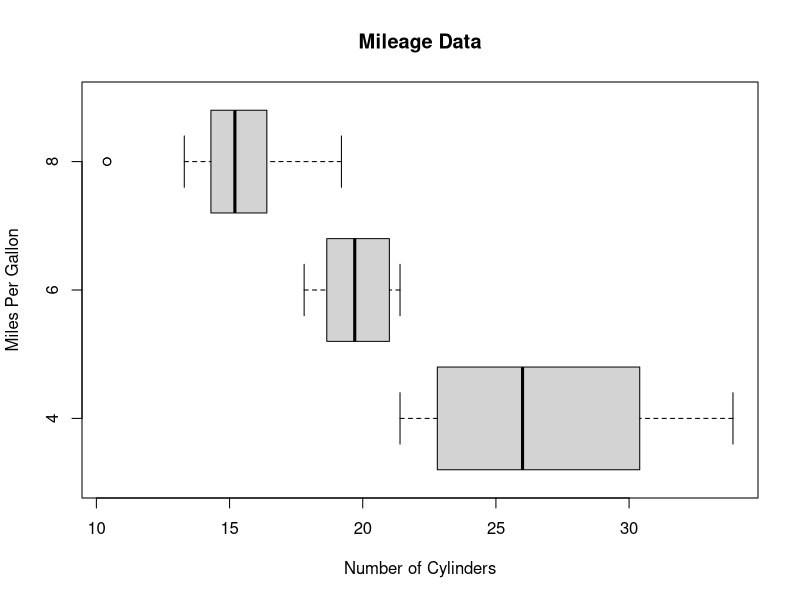
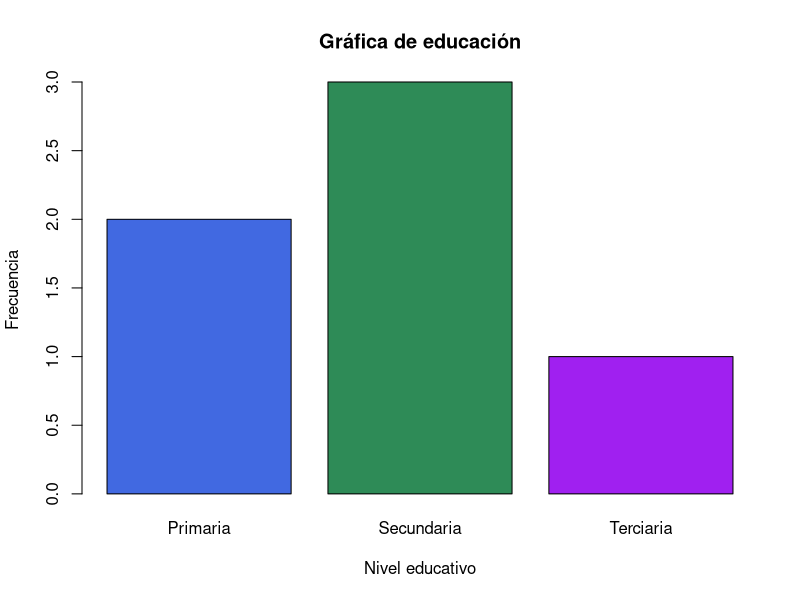
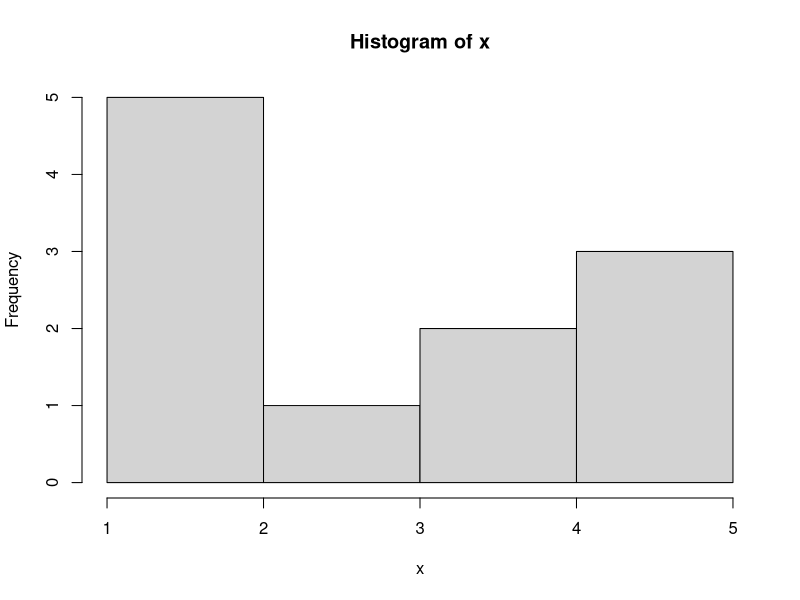
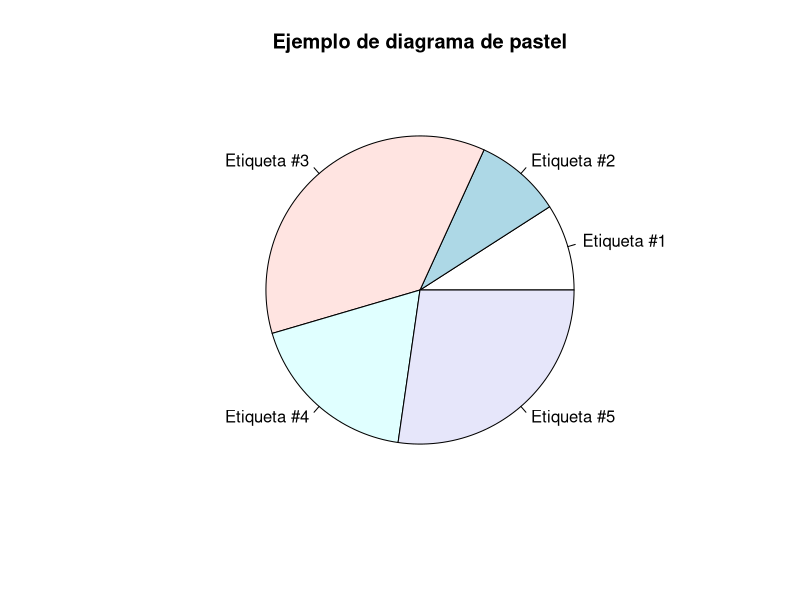

These figures' R source, in order:
## ---- chunk 1
input<-mtcars[,c('mpg','cyl')]
boxplot(mpg~cyl, data = mtcars, xlab = "Number of Cylinders", ylab = "Miles Per Gallon", main = "Mileage Data", horizontal = T)
## ---- chunk 2
x<-c(1,3,2,1,2,2)
xf<-factor(x)
levels(xf)<-c("Primaria", "Secundaria", "Terciaria")
datos<-table(xf)
barplot(datos, main = "Gráfica de educación", xlab = "Nivel educativo", ylab = "Frecuencia", col = c("royalblue", "seagreen", "purple", "grey"))
## ---- chunk 3
x<-c(1, 1, 1, 2, 2, 3, 4, 4, 5, 5, 5)
hist(x)
## ---- chunk 4
proporciones<-c(0.1,0.1,0.4,0.2,0.3)
etiquetas<-c('Etiqueta #1', 'Etiqueta #2', 'Etiqueta #3', 'Etiqueta #4', 'Etiqueta #5')
titulo = "Ejemplo de diagrama de pastel"
pie(proporciones, labels = etiquetas, main = titulo)
## ---- chunk 5
mone1<-c("Cara","Sello")
mone2<-mone1
EspMue<-expand.grid(mone1,mone2)
colnames(EspMue)<-c("Moneda 1", "Moneda 2")
EspMue
## ---- chunk 6
x<-EspMue$`Moneda 1`=="Cara"
x
## ---- chunk 7
y<-EspMue$`Moneda 2`=="Cara"
y
## ---- chunk 8
cara<-xor(x,y)
cara
## ---- chunk 9
Evento<-EspMue[xor(x,y),]
Evento
## ---- chunk 10
x1 <- rnorm(100,10) #Esta será nuestra variable aleatoria de media 10
x2 <- rnorm(100,10.5) #Esta será nuestra variable aleatoria de media 10.5
test <- t.test(x1,x2) #Esta será nuestra prueba T de Student
print(test)
## ---- chunk 11
require(stats)
insectos <- c(16,11,20,21,14,7,37,32,15,25,39,41,21,12,14,17,13,17,45,59,48,46,38,47)
colores <- as.factor(c(rep(c("azul", "verde",  "blanco", "amarillo"), each =6)))
tapply(insectos, colores, mean)
fm = aov ( lm(insectos ~ colores) )
summary(fm)
names(fm)
